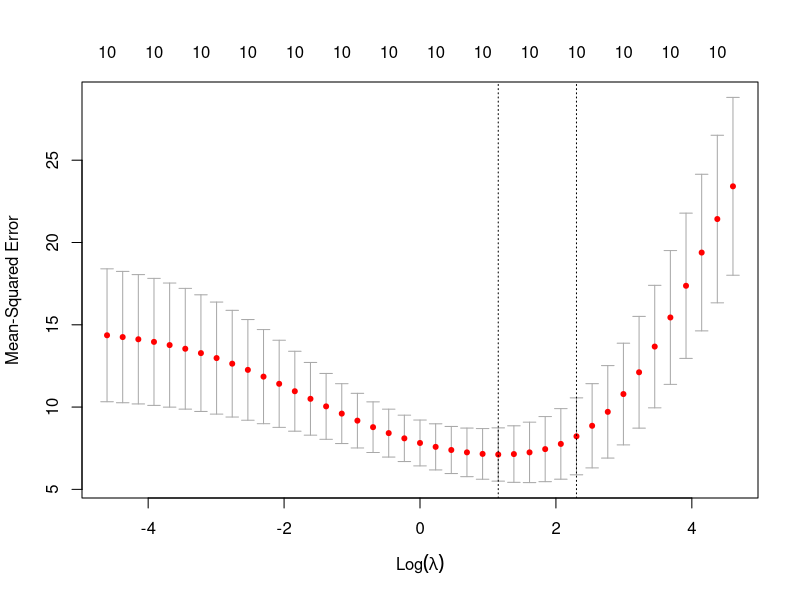
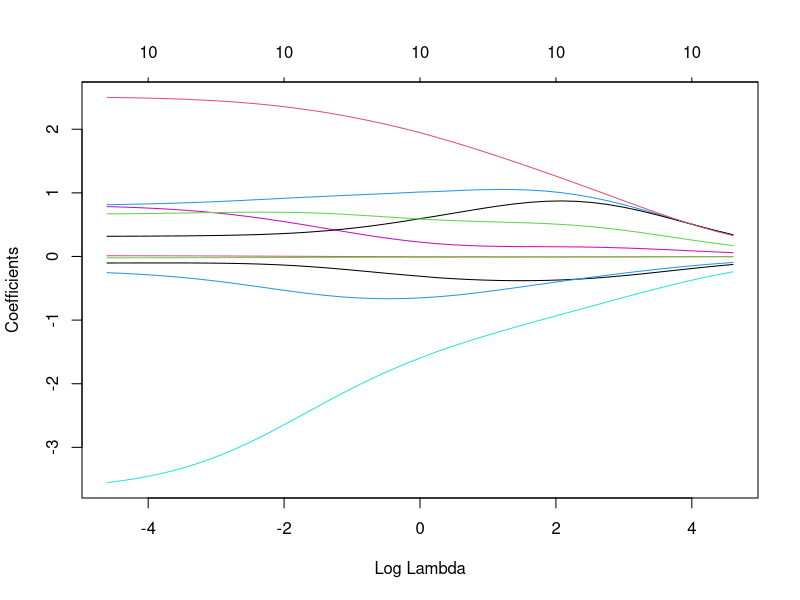

The R script that drew these images, in order:
## ---- chunk 1
knitr::opts_chunk$set(echo = TRUE)
## ---- chunk 2
#loading packages
install.packages("glmnet")
library(glmnet)
## ---- chunk 3
# loading the data
head(mtcars)
## ---- chunk 4
# setting variables
x_var <- data.matrix(mtcars[, !names(mtcars) %in% c("mpg")])
y_var <- mtcars[,"mpg"]

# setting range of lambdas to test
lambdas <- 10^seq(2, -2, by =-.1)

# fitting the model
model.fit <- glmnet(x_var, y_var, alpha = 0, lambda = lambdas)
summary(model.fit)
## ---- chunk 5
# using cross-validation glmnet
ridge_cv <- cv.glmnet(x_var, y_var, alpha = 0, lambda = lambdas)

#plotting MSEs against lambdas
plot(ridge_cv)

# plotting path diagram (how lambads affect the estimation of the coefficients)
plot(ridge_cv$glmnet.fit, "lambda", label=FALSE)

#best lambda
best_lambda <- ridge_cv$lambda.min
best_lambda
## ---- chunk 6
ridge.model <- glmnet(x_var, y_var, alpha = 0, lambda = best_lambda)
ridge.model$beta

# comparing to a regular linear model
## ---- chunk 7
# alpha = 1 -> lasso, alpha = 0 -> ridge | if lambads aren't specified, model selects optimal automatically
lasso.model <- cv.glmnet(x_var, y_var, alpha = 1)

best_lambda_lasso <- lasso.model$lambda.min
best_lambda_lasso

best.lasso.model <- glmnet(x_var,y_var,alpha=1, lambda=best_lambda)
